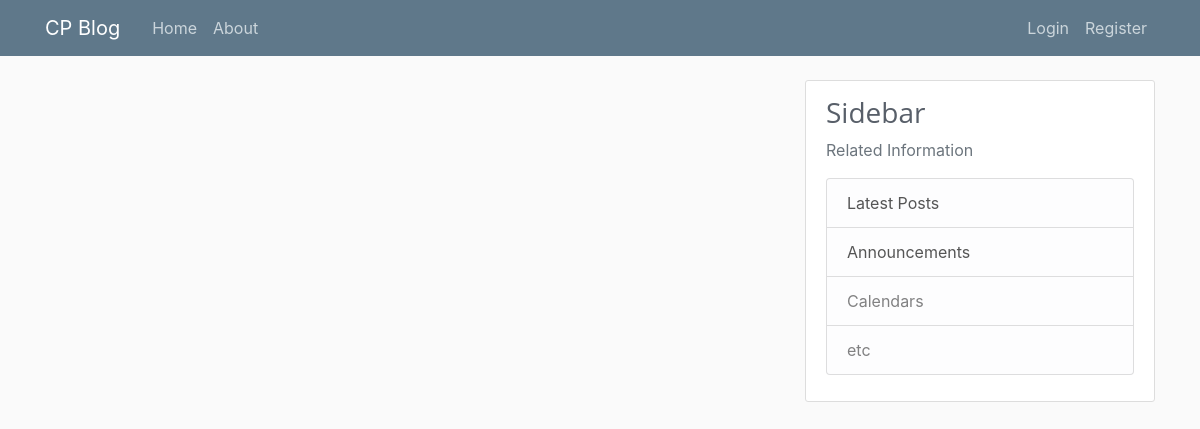
/anouncements/, run on an earlier commit of the app's database.
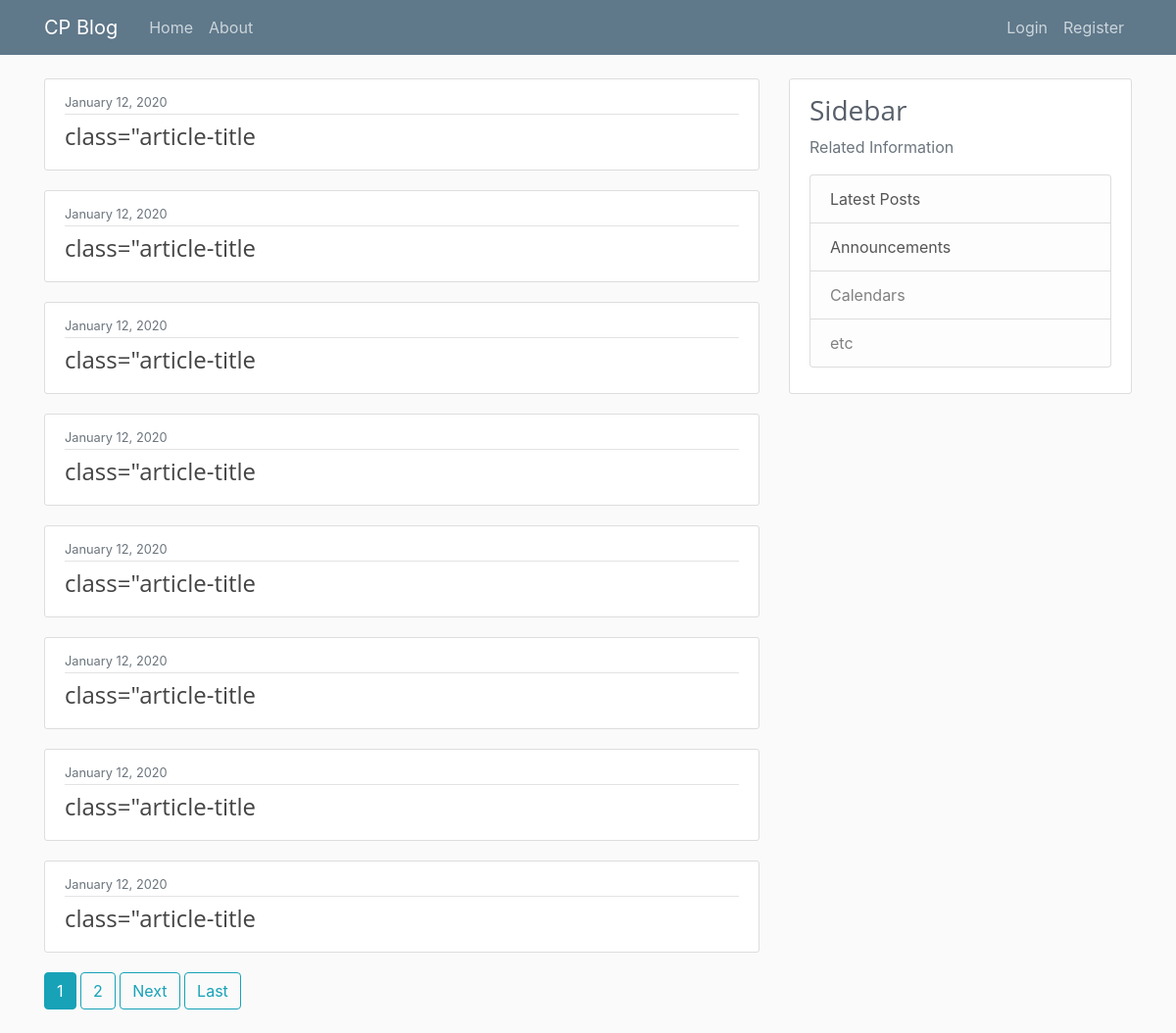
And on a later commit of the database.
### blog/models.py (models this page shows, shortened)
class announcements(models.Model):
    headline=models.TextField()
    date_posted=models.DateTimeField(default=timezone.now)

### blog/views.py (the view)
# urls.py: path('anouncements/',AnnouncementListView.as_view(),name='blog_announcements')
class AnnouncementListView(ListView):
    model=announcements
    template_name='blog/announcement.html'#<app>/<model>_<view>.html
    context_object_name='ann'
    ordering=['-date_posted'] #- for reverse
    paginate_by=8

### blog/templates/blog/announcement.html (shortened to what this page needs)
{%extends 'blog/base.html'%}
{%block content%}
{%for post in ann%}
<article class="media content-section">
    <div class="media-body">
      <div class="article-metadata">
        <small class="text-muted">{{ post.date_posted|date:"F d, Y" }}</small>
      </div>
      <h2 class="article-title">{{ post.headline }}</h2>
    </div>
  </article>
{%endfor%}
{%if is_paginated%}
  {%for num in page_obj.paginator.page_range%}
    {%if num == page_obj.number%}
    <a class='btn btn-info mb-4' href="?page={{num}}">{{num}}</a>
    {%elif num > page_obj.number|add:'-3' and num < page_obj.number|add:'3' %}
    <a class='btn btn-outline-info mb-4' href="?page={{num}}">{{num}}</a>
    {%endif%}
  {%endfor%}
  {%if page_obj.has_next%}
  <a class='btn btn-outline-info mb-4' href="?page={{page_obj.next_page_number}}">Next</a>
  <a class='btn btn-outline-info mb-4' href="?page={{page_obj.paginator.num_pages}}">Last</a>
  {%endif%}
{%endif%}
{%endblock%}

What changed in the data, as far as the page shows it:
added announcements: date_posted "January 12, 2020", headline "class=\"article-title"
added announcements: date_posted "January 12, 2020", headline "class=\"article-title"
added announcements: date_posted "January 12, 2020", headline "class=\"article-title"
added announcements: date_posted "January 12, 2020", headline "class=\"article-title"
added announcements: date_posted "January 12, 2020", headline "class=\"article-title"
added announcements: date_posted "January 12, 2020", headline "class=\"article-title"
added announcements: date_posted "January 12, 2020", headline "class=\"article-title"
added announcements: date_posted "January 12, 2020", headline "class=\"article-title"
Also different on the page:
new list line: "1"
new list line: "2"
text now shown: "Next Last"
